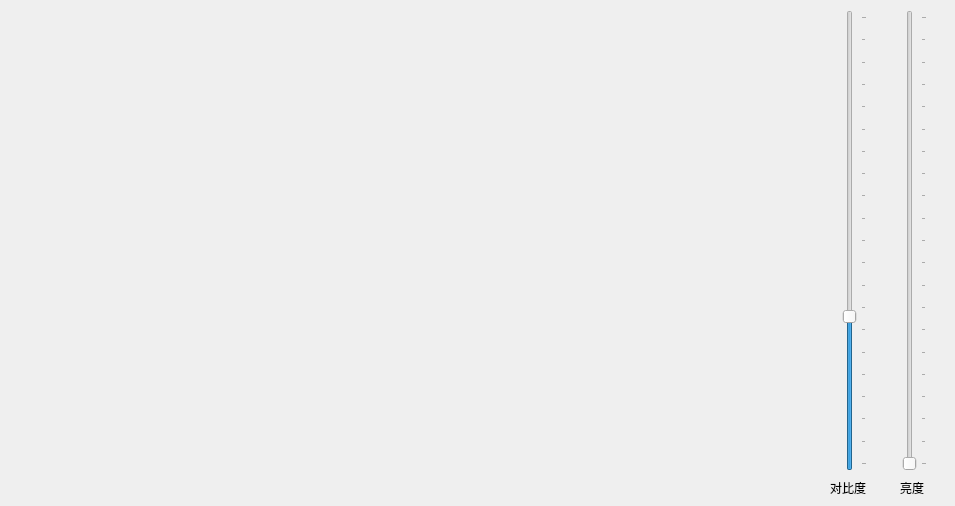
<?xml version="1.0" encoding="UTF-8"?>
<ui version="4.0">
 <class>Widget</class>
 <widget class="QWidget" name="Widget">
  <property name="geometry">
   <rect>
    <x>0</x>
    <y>0</y>
    <width>955</width>
    <height>506</height>
   </rect>
  </property>
  <property name="windowTitle">
   <string>Widget</string>
  </property>
  <widget class="QLabel" name="labelView">
   <property name="geometry">
    <rect>
     <x>10</x>
     <y>10</y>
     <width>811</width>
     <height>471</height>
    </rect>
   </property>
   <property name="text">
    <string/>
   </property>
  </widget>
  <widget class="QSlider" name="verticalSliderContrast">
   <property name="geometry">
    <rect>
     <x>840</x>
     <y>10</y>
     <width>27</width>
     <height>461</height>
    </rect>
   </property>
   <property name="maximum">
    <number>100</number>
   </property>
   <property name="value">
    <number>33</number>
   </property>
   <property name="orientation">
    <enum>Qt::Vertical</enum>
   </property>
   <property name="tickPosition">
    <enum>QSlider::TicksBelow</enum>
   </property>
   <property name="tickInterval">
    <number>5</number>
   </property>
  </widget>
  <widget class="QSlider" name="verticalSliderBrightness">
   <property name="geometry">
    <rect>
     <x>900</x>
     <y>10</y>
     <width>27</width>
     <height>461</height>
    </rect>
   </property>
   <property name="maximum">
    <number>100</number>
   </property>
   <property name="orientation">
    <enum>Qt::Vertical</enum>
   </property>
   <property name="tickPosition">
    <enum>QSlider::TicksBelow</enum>
   </property>
   <property name="tickInterval">
    <number>5</number>
   </property>
  </widget>
  <widget class="QLabel" name="label_2">
   <property name="geometry">
    <rect>
     <x>830</x>
     <y>480</y>
     <width>40</width>
     <height>16</height>
    </rect>
   </property>
   <property name="text">
    <string>对比度</string>
   </property>
  </widget>
  <widget class="QLabel" name="label_3">
   <property name="geometry">
    <rect>
     <x>900</x>
     <y>480</y>
     <width>27</width>
     <height>16</height>
    </rect>
   </property>
   <property name="text">
    <string>亮度</string>
   </property>
  </widget>
 </widget>
 <resources/>
 <connections/>
</ui>
